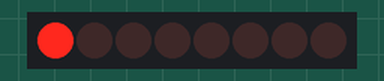
Bench run of a sketch on a simulated Arduino Uno, built with avr-gcc and run on an emulated ATmega328P. Shown: 8 shift-register outputs drawn as a row of LEDs (first output left, lit = HIGH). Wiring (inferred from the names in the program): shift register (74HC595): data pin 10; shift clock pin 8; latch pin 9. Wiring (inferred from the signals the program sends): row of LEDs: on Q0, Q1, Q2, Q3, Q4, Q5, Q6, Q7.

Above: at 1.1 s.
At 5.1 s:
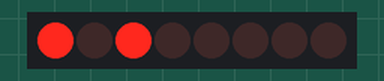
At 10.1 s:
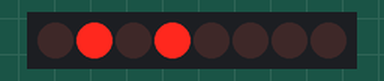
At 20.1 s:
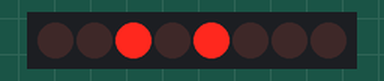
At 29.1 s:
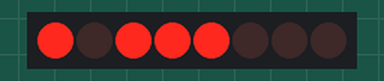
At 39.1 s:
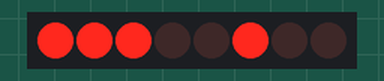
Timing chart, 0 to 40.0 s (numbered marks = the images above):
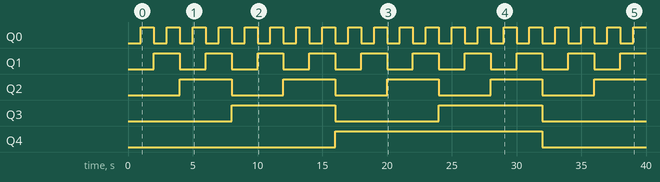

The sketch:

Code.ino
```cpp
// Pin definitions
const int dataPin  = 10;  // DS
const int clockPin = 8;  // SH_CP
const int latchPin = 9;  // ST_CP

// Time variables
unsigned long previousMillis = 0;
int seconds = 0;

void setup() {
  pinMode(dataPin, OUTPUT);
  pinMode(clockPin, OUTPUT);
  pinMode(latchPin, OUTPUT);
}

void loop() {
  updateTime();
  displaySeconds(seconds);
}

void updateTime() {
  if (millis() - previousMillis >= 1000) {
    previousMillis += 1000;

    seconds++;

    if (seconds >= 60) {
      seconds = 0;
    }
  }
}

// Send data to 74HC595
void displaySeconds(int value) {
  digitalWrite(latchPin, LOW);

  // Send 8 bits (only lower 6 used)
  shiftOut(dataPin, clockPin, MSBFIRST, value);

  digitalWrite(latchPin, HIGH);
}
```

Measured:
- by itself, Q0: alternates HIGH for 1.0 s and LOW for 1.0 s
- by itself, Q1: alternates HIGH for 2.0 s and LOW for 2.0 s
- by itself, Q2: alternates HIGH for 4.0 s and LOW for 4.0 s
- by itself, Q3: alternates HIGH for 8.0 s and LOW for 8.0 s
- by itself, Q4: LOW → HIGH at 16.0 s, → LOW 16.0 s later
